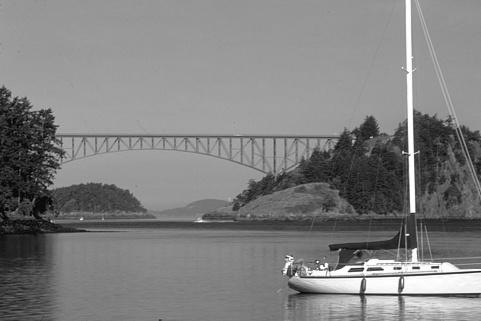
%> input picture images/river.jpg, 481 x 321 px; the run also reads 1 picture not shown here
$ octave demo30.m   (GNU Octave 9; MATLAB toolbox functions it lacks are replaced by stand-ins)
%> lines starting %> are read from the running program, lines starting %| are printed output that depends on the picture; in (x1, y1, x2, y2) boxes, pixels count from 0 and x2, y2 are one past the last pixel; in counts of white or black regions, pixels touching at a corner belong together; the program's own positions count from 1; long printed decimals are rounded
### code/Poisson_L1mL2.m
%%%%%%%%%%%%%%%%%%%%%%%%%%%%%%%%%%%%%%%%%%%%%%%%%%%%%%%%%%%%%%%%%%%%%%%%%%
%This function solves the following Poisson denoising
%model with AITV regularization:
%
%   min \lambda \langle u - f log u \rangle +
%   \|\nabla u\|_1 - \alpha \|\nabla u\|_{2,1}
%
%Input:
%   f: image
%   lambda: weighing parameter for fidelity term
%   alpha: sparsity parameter for L1-\alpha L2 term of gradient
%   delta: penalty parameter for ADMM
%
%Output:
%   u: denoised image
%%%%%%%%%%%%%%%%%%%%%%%%%%%%%%%%%%%%%%%%%%%%%%%%%%%%%%%%%%%%%%%%%%%%%%%%%%
function [u]= Poisson_L1mL2(f, lambda, alpha, delta)

    %penalty parameter multiplier
    rho = 1.75;

    %obtain dimension of image
    [rows,cols] = size(f);

    %preintialize variable to store past u
    u0 = zeros(rows,cols);

    %preinitialize u
    u= u0;

    %preinitialize v
    v=u0;

    %preinitialize w variables
    wx = u0;
    wy = u0;

    %preinitialize dual variable
    z = v;
    zx = u0;
    zy = u0;

    %build kernel: use the fft algorithm (5-pt stencil)
    uker = zeros(rows,cols);
    uker(1,1) = 4;uker(1,2)=-1;uker(2,1)=-1;uker(rows,1)=-1;uker(1,cols)=-1;

    for i=1:300


        %store past u
        u0 = u;

        %left-hand side of optimality eqn of u
        new_uker = delta+delta*fft2(uker);

        %right-hand side of optimality eqn of u
        rhs = delta*v-z+delta*Dxt(wx)-Dxt(zx)+delta*Dyt(wy)-Dyt(zy);

        %solve u-subproblem
        u = ifft2(fft2(rhs)./new_uker);

        %compute relative err
        err=norm(u-u0,'fro')/norm(u, 'fro');

        if mod(i,10)==0
            disp(['iterations: ' num2str(i) '!  ' 'error is:   ' num2str(err)]);
        end

        % check the stopping criterion
        if err<10^(-5)
            break;
        end

        %solve v-subproblem
        v = (sqrt((lambda-z-delta*u).^2+4*delta*lambda*f)-(lambda-z-delta*u))/(2*delta);

        %solve w-subproblem
        temp1 = Dx(u)+zx/delta;
        temp2 = Dy(u)+zy/delta;

        temp1 = reshape(temp1, rows*cols,1);
        temp2 = reshape(temp2, rows*cols,1);

        temp = [temp1, temp2];
        temp = shrinkL12(temp,1/delta, alpha);
        wx = temp(:,1);
        wy = temp(:,2);
        wx = reshape(wx, rows,cols);
        wy = reshape(wy, rows,cols);

        %update dual variables
        zx = zx+delta*(Dx(u)-wx);
        zy = zy+delta*(Dy(u)-wy);
        z = z+(delta)*(u-v);

        %update ADMM penalty parameter
        delta = delta*rho;
    end


end


### code/Dxt.m
%%%%%%%%%%%%%%%%%%%%%%%%%%%%%%%%%%%%%%%%%%%%%%%%%%%%%%%%%%%%%%%%%%%%%%%%%%
%This function performs the discrete, transpose gradient operator in
%x-direction.
%
%Input:
%   u: function whose Dx^t will be computed
%Output:
%   d: Dx^t of u
%Note: Code is from Yifei Lou.
%%%%%%%%%%%%%%%%%%%%%%%%%%%%%%%%%%%%%%%%%%%%%%%%%%%%%%%%%%%%%%%%%%%%%%%%%%%

function d = Dxt(u)

%obtain size of u
[rows,cols] = size(u);

%preinitialize
d = zeros(rows,cols);

%compute Dx^t(u)
d(:,1:cols-1) = u(:,1:cols-1)-u(:,2:cols);
d(:,cols) = u(:,cols)-u(:,1);
return

### code/Dyt.m
%%%%%%%%%%%%%%%%%%%%%%%%%%%%%%%%%%%%%%%%%%%%%%%%%%%%%%%%%%%%%%%%%%%%%%%%%%
%This function performs the discrete, transpose gradient operator in
%y-direction.
%
%Input:
%   u: function whose Dy^t will be computed
%Output:
%   d: Dy^t of u
%Note: Code is from Yifei Lou.
%%%%%%%%%%%%%%%%%%%%%%%%%%%%%%%%%%%%%%%%%%%%%%%%%%%%%%%%%%%%%%%%%%%%%%%%%%%
function d = Dyt(u)

%obtain size of u
[rows,cols] = size(u);

%preinitialize
d = zeros(rows,cols);

%compute Dy^t(u)
d(1:rows-1,:) = u(1:rows-1,:)-u(2:rows,:);
d(rows,:) = u(rows,:)-u(1,:);
return

### code/Dx.m
%%%%%%%%%%%%%%%%%%%%%%%%%%%%%%%%%%%%%%%%%%%%%%%%%%%%%%%%%%%%%%%%%%%%%%%%%%
%This function performs the discrete gradient operator in x-direction.
%
%Input:
%   u: function whose Dx will be computed
%Output:
%   d: Dx of u
%Note: Code is from Yifei Lou.
%%%%%%%%%%%%%%%%%%%%%%%%%%%%%%%%%%%%%%%%%%%%%%%%%%%%%%%%%%%%%%%%%%%%%%%%%%%
function d = Dx(u)
%obtain matrix size of u
[rows,cols] = size(u);

%preinitialize matrix
d = zeros(rows,cols);

%compute Dx(u)
d(:,2:cols) = u(:,2:cols)-u(:,1:cols-1);
d(:,1) = u(:,1)-u(:,cols);
return

### code/Dy.m
%%%%%%%%%%%%%%%%%%%%%%%%%%%%%%%%%%%%%%%%%%%%%%%%%%%%%%%%%%%%%%%%%%%%%%%%%%
%This function performs the discrete gradient operator in y-direction.
%
%Input:
%   u: function whose Dy will be computed
%Output:
%   d: Dy of u
%Note: Code is from Yifei Lou.
%%%%%%%%%%%%%%%%%%%%%%%%%%%%%%%%%%%%%%%%%%%%%%%%%%%%%%%%%%%%%%%%%%%%%%%%%%%
function d = Dy(u)
%obtain size of matrix
[rows,cols] = size(u);

%preinitialize
d = zeros(rows,cols);

%compute Dy(u)
d(2:rows,:) = u(2:rows,:)-u(1:rows-1,:);
d(1,:) = u(1,:)-u(rows,:);
return

### code/shrinkL12.m
function x = shrinkL12(y,lambda,alpha)
    %this function applies the proximal operator of L1-alpha L2 to each
    %row vector

    %initialize solution as zero vector
    x = zeros(size(y));

    %obtain the indices of the max entries of each row vector
    [max_y, idx_y] = max(abs(y'));
    max_y = max_y';
    idx_y = idx_y';
    new_idx_y = sub2ind(size(y), (1:size(y,1))',idx_y);

    %compute new row vectors when max value of each row vector is greater
    %than lambda
    case1_idx = max_y > lambda;

    case1_result = max(abs(y(case1_idx,:))-lambda,0).*sign(y(case1_idx,:));
    norm_case1_result = sqrt(sum(case1_result.^2,2));
    x(case1_idx,:) =((norm_case1_result+alpha*lambda)./norm_case1_result).*case1_result;

    %compute one-sparse vector when max value of each row vector is less
    %than or equal to lambda and above (1-alpha)*lambda
    case2_idx = logical((max_y<=lambda).*(max_y>=(1-alpha)*lambda));

    x(new_idx_y(case2_idx)) = (max_y(case2_idx)+(alpha-1)*lambda).*sign(y(new_idx_y(case2_idx)));

end

### script/demo30.m
%% Set parameter and peak
delta = 1e-3; %penalty parameter for ADMM
peak = 30;

%% river

% read image
I = imread('Images/river.jpg');
%> I is the input picture: size 321x481 uint8; min 0, max 255, mean 127.8
I = double(I);
%> I: size 321x481 double
rng(1234);

% Set image peak and add Poisson noise
Q = max(max(I)) /peak;
%> Q = 8.5
I = I / Q;
I(I == 0) = min(min(I(I > 0)));
%> I: size 321x481 double; min 0.118, max 30, mean 15
u0 = imnoise(uint8(I),'poisson');
u0 = double(u0);
%> u0: size 321x481 double

% compute psnr/ssim
noisy_psnr = psnr(u0*Q, I*Q, 255);
%> noisy_psnr = 17.75
noisy_ssim = ssim(uint8(u0*Q), uint8(I*Q));
%> noisy_ssim = 0.228

% denoise by Poisson AITV and compute metrics
lambda = 5;
alpha = 0.2;
uAITV = Poisson_L1mL2(u0, lambda, alpha, delta);
%> in Poisson_L1mL2, `uker(1,1) = 4`: uker: size 321x481 double; values 0 (black) and 4 (white), 0% white in thin lines or dots, all inside (x1, y1, x2, y2) = (0, 0, 1, 1)
%> in Poisson_L1mL2, `uker(1,2)=-1`: uker: size 321x481 double; min -1, max 4, mean 1.94e-05
%> in Poisson_L1mL2, `uker(2,1)=-1`: uker: size 321x481 double; min -1, max 4, mean 1.3e-05
%> in Poisson_L1mL2, `uker(rows,1)=-1`: uker: size 321x481 double; min -1, max 4, mean 6.48e-06
%> in Poisson_L1mL2, `uker(1,cols)=-1`: uker: size 321x481 double; min -1, max 4, mean 0
%> the loop in Poisson_L1mL2, `for i=1:300` made 26 passes
%> err on passes 2 to 13: 1, 0.563, 0.00287, 0.0017, 0.00277, 0.00438, 0.00651, 0.00944, 0.017, 0.0166, 0.0132, 0.00958
%| iterations: 10!  error is:   0.01704
%| iterations: 20!  error is:   0.0002411
%> after the loop in Poisson_L1mL2, `for i=1:300`:
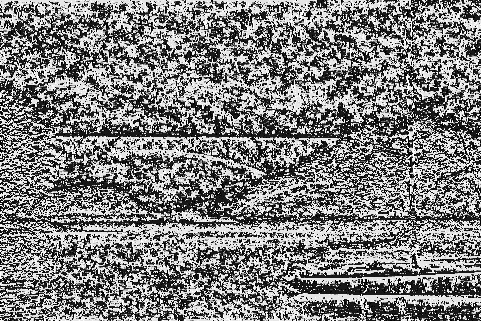
%> zy: size 321x481 double; min -1, max 1, mean 0.00127; drawn with min black and max white
%> after the loop in Poisson_L1mL2, `for i=1:300`: delta = 1191.1
aitv_psnr = psnr(uAITV*Q, I*Q, 255);
%> aitv_psnr = 28.16
aitv_ssim = ssim(uint8(uAITV*Q), uint8(I*Q));
%> aitv_ssim = 0.787

% plot figure
figure;
subplot(1,3,1); imagesc(I); axis off; axis image; colormap gray; title('Original');
subplot(1,3,2); imagesc(u0); axis off; axis image; colormap gray; title(sprintf('Noisy\n PSNR:%.2f/SSIM:%.2f',noisy_psnr, noisy_ssim))
subplot(1,3,3); imagesc(uAITV); axis off; axis image; colormap gray; title(sprintf('AITV\n PSNR:%.2f/SSIM:%.2f',aitv_psnr, aitv_ssim))

%% butterfly

% read image
I = imread('Images/butterfly.jpg');
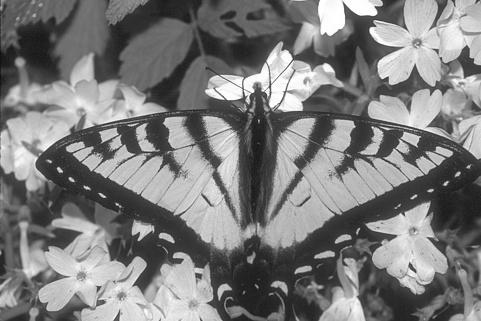
%> input picture images/butterfly.jpg, 481 x 321 px
%> I is the input picture: size 321x481 uint8; min 13, max 255, mean 124.1
I = double(I);
%> I: size 321x481 double
rng(1234);

% Set image peak and add Poisson noise
Q = max(max(I)) /peak;
I = I / Q;
I(I == 0) = min(min(I(I > 0)));
u0 = imnoise(uint8(I),'poisson');
%> u0: size 321x481 uint8
u0 = double(u0);
%> u0: size 321x481 double

% compute psnr/ssim
noisy_psnr = psnr(u0*Q, I*Q, 255);
%> noisy_psnr = 17.87
noisy_ssim = ssim(uint8(u0*Q), uint8(I*Q));
%> noisy_ssim = 0.368

% denoise by Poisson AITV and compute metrics
lambda = 5;
alpha = 0.3;
uAITV = Poisson_L1mL2(u0, lambda, alpha, delta);
%> the loop in Poisson_L1mL2 (call 2), `for i=1:300` made 26 passes
%> err on passes 2 to 13: 1, 0.562, 0.0033, 0.00195, 0.00317, 0.00499, 0.00742, 0.0119, 0.02, 0.0219, 0.0158, 0.00991
%| iterations: 10!  error is:   0.02004
%| iterations: 20!  error is:   0.0002152
aitv_psnr = psnr(uAITV*Q, I*Q, 255);
aitv_ssim = ssim(uint8(uAITV*Q), uint8(I*Q));

% plot figure
figure;
subplot(1,3,1); imagesc(I); axis off; axis image; colormap gray; title('Original');
subplot(1,3,2); imagesc(u0); axis off; axis image; colormap gray; title(sprintf('Noisy\n PSNR:%.2f/SSIM:%.2f',noisy_psnr, noisy_ssim))
subplot(1,3,3); imagesc(uAITV); axis off; axis image; colormap gray; title(sprintf('AITV\n PSNR:%.2f/SSIM:%.2f',aitv_psnr, aitv_ssim))

%% starfish

% read image
I = imread('Images/starfish.jpg');
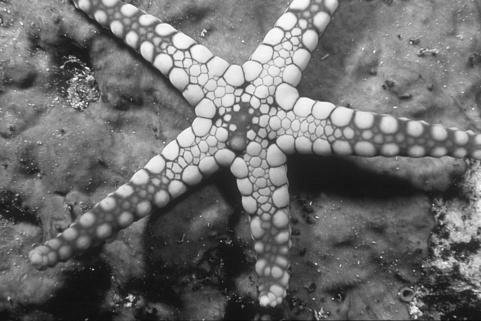
%> input picture images/starfish.jpg, 481 x 321 px
%> I is the input picture: size 321x481 uint8; min 2, max 255, mean 109
I = double(I);
%> I: size 321x481 double
rng(1234);

% Set image peak and add Poisson noise
Q = max(max(I)) /peak;
I = I / Q;
I(I == 0) = min(min(I(I > 0)));
u0 = imnoise(uint8(I),'poisson');
%> u0: size 321x481 uint8
u0 = double(u0);
%> u0: size 321x481 double

% compute psnr/ssim
noisy_psnr = psnr(u0*Q, I*Q, 255);
noisy_ssim = ssim(uint8(u0*Q), uint8(I*Q));

% denoise by Poisson AITV and compute metrics
lambda = 5;
alpha = 0.3;
uAITV = Poisson_L1mL2(u0, lambda, alpha, delta);
%> call 3 of Poisson_L1mL2, with lambda = 5, alpha = 0.3, delta = 0.001
%> the loop in Poisson_L1mL2 (call 3), `for i=1:300` made 26 passes
%| iterations: 10!  error is:   0.01665
%| iterations: 20!  error is:   0.0002533
%> after the loop in Poisson_L1mL2 (call 3), `for i=1:300`:
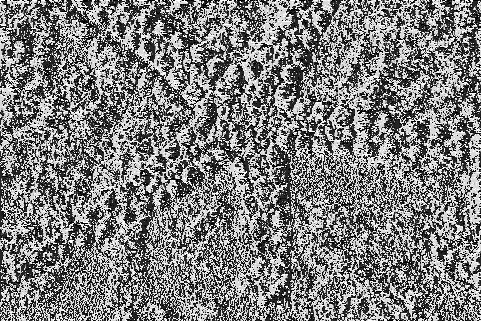
%> zx: size 321x481 double; min -1, max 1, mean -0.00656; drawn with min black and max white
%> after the loop in Poisson_L1mL2 (call 3), `for i=1:300`:
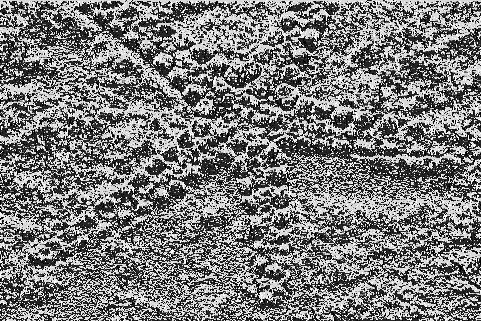
%> zy: size 321x481 double; min -1, max 1, mean -0.0285; drawn with min black and max white
aitv_psnr = psnr(uAITV*Q, I*Q, 255);
aitv_ssim = ssim(uint8(uAITV*Q), uint8(I*Q));

% plot figure
figure;
subplot(1,3,1); imagesc(I); axis off; axis image; colormap gray; title('Original');
subplot(1,3,2); imagesc(u0); axis off; axis image; colormap gray; title(sprintf('Noisy\n PSNR:%.2f/SSIM:%.2f',noisy_psnr, noisy_ssim))
subplot(1,3,3); imagesc(uAITV); axis off; axis image; colormap gray; title(sprintf('AITV\n PSNR:%.2f/SSIM:%.2f',aitv_psnr, aitv_ssim))

%% penguin

% read image
I = imread('Images/penguin.jpg');
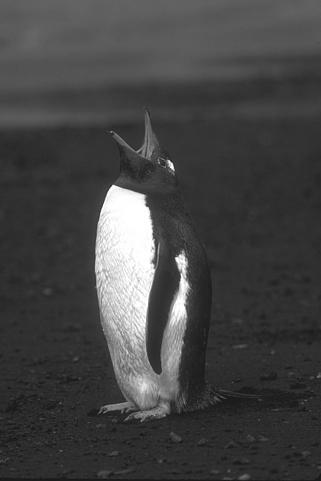
%> input picture images/penguin.jpg, 321 x 481 px
%> I is the input picture: size 481x321 uint8; min 15, max 255, mean 68.5
I = double(I);
%> I: size 481x321 double
rng(1234);

% Set image peak and add Poisson noise
Q = max(max(I)) /peak;
I = I / Q;
I(I == 0) = min(min(I(I > 0)));
u0 = imnoise(uint8(I),'poisson');
%> u0: size 481x321 uint8
u0 = double(u0);
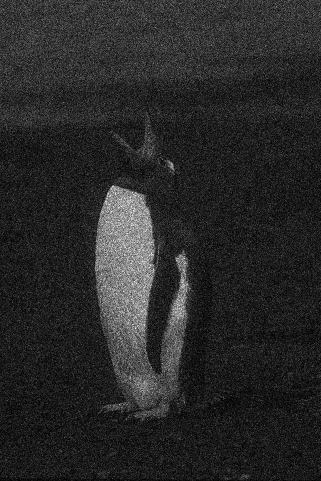
%> u0: size 481x321 double; min 0, max 50, mean 8.1; mean of the top-left, top-right, bottom-left and bottom-right quarters 9.6, 7.4, 9.1, 6.2; drawn with min black and max white

% compute psnr/ssim
noisy_psnr = psnr(u0*Q, I*Q, 255);
noisy_ssim = ssim(uint8(u0*Q), uint8(I*Q));

% denoise by Poisson AITV and compute metrics
lambda = 3;
alpha = 0.1;
uAITV = Poisson_L1mL2(u0, lambda, alpha, delta);
%> in Poisson_L1mL2 (call 4), `uker(1,2)=-1`: uker: size 481x321 double; min -1, max 4, mean 1.94e-05; mean of the top-left, top-right, bottom-left and bottom-right quarters 7.81e-05, 0, 0, 0
%> in Poisson_L1mL2 (call 4), `uker(2,1)=-1`: uker: size 481x321 double; min -1, max 4, mean 1.3e-05; mean of the top-left, top-right, bottom-left and bottom-right quarters 5.21e-05, 0, 0, 0
%> in Poisson_L1mL2 (call 4), `uker(rows,1)=-1`: uker: size 481x321 double; min -1, max 4, mean 6.48e-06; mean of the top-left, top-right, bottom-left and bottom-right quarters 5.21e-05, 0, -2.59e-05, 0
aitv_psnr = psnr(uAITV*Q, I*Q, 255);
aitv_ssim = ssim(uint8(uAITV*Q), uint8(I*Q));

% plot figure
figure;
subplot(1,3,1); imagesc(I); axis off; axis image; colormap gray; title('Original');
subplot(1,3,2); imagesc(u0); axis off; axis image; colormap gray; title(sprintf('Noisy\n PSNR:%.2f/SSIM:%.2f',noisy_psnr, noisy_ssim))
subplot(1,3,3); imagesc(uAITV); axis off; axis image; colormap gray; title(sprintf('AITV\n PSNR:%.2f/SSIM:%.2f',aitv_psnr, aitv_ssim))

%% boat

% read image
I = imread('Images/boat.jpg');
I = double(I);
rng(1234);

% Set image peak and add Poisson noise
Q = max(max(I)) /peak;
I = I / Q;
I(I == 0) = min(min(I(I > 0)));
u0 = imnoise(uint8(I),'poisson');
u0 = double(u0);

% compute psnr/ssim
noisy_psnr = psnr(u0*Q, I*Q, 255);
noisy_ssim = ssim(uint8(u0*Q), uint8(I*Q));

% denoise by Poisson AITV and compute metrics
lambda = 5;
alpha = 0.3;
uAITV = Poisson_L1mL2(u0, lambda, alpha, delta);
aitv_psnr = psnr(uAITV*Q, I*Q, 255);
aitv_ssim = ssim(uint8(uAITV*Q), uint8(I*Q));

% plot figure
figure;
subplot(1,3,1); imagesc(I); axis off; axis image; colormap gray; title('Original');
subplot(1,3,2); imagesc(u0); axis off; axis image; colormap gray; title(sprintf('Noisy\n PSNR:%.2f/SSIM:%.2f',noisy_psnr, noisy_ssim))
subplot(1,3,3); imagesc(uAITV); axis off; axis image; colormap gray; title(sprintf('AITV\n PSNR:%.2f/SSIM:%.2f',aitv_psnr, aitv_ssim))
